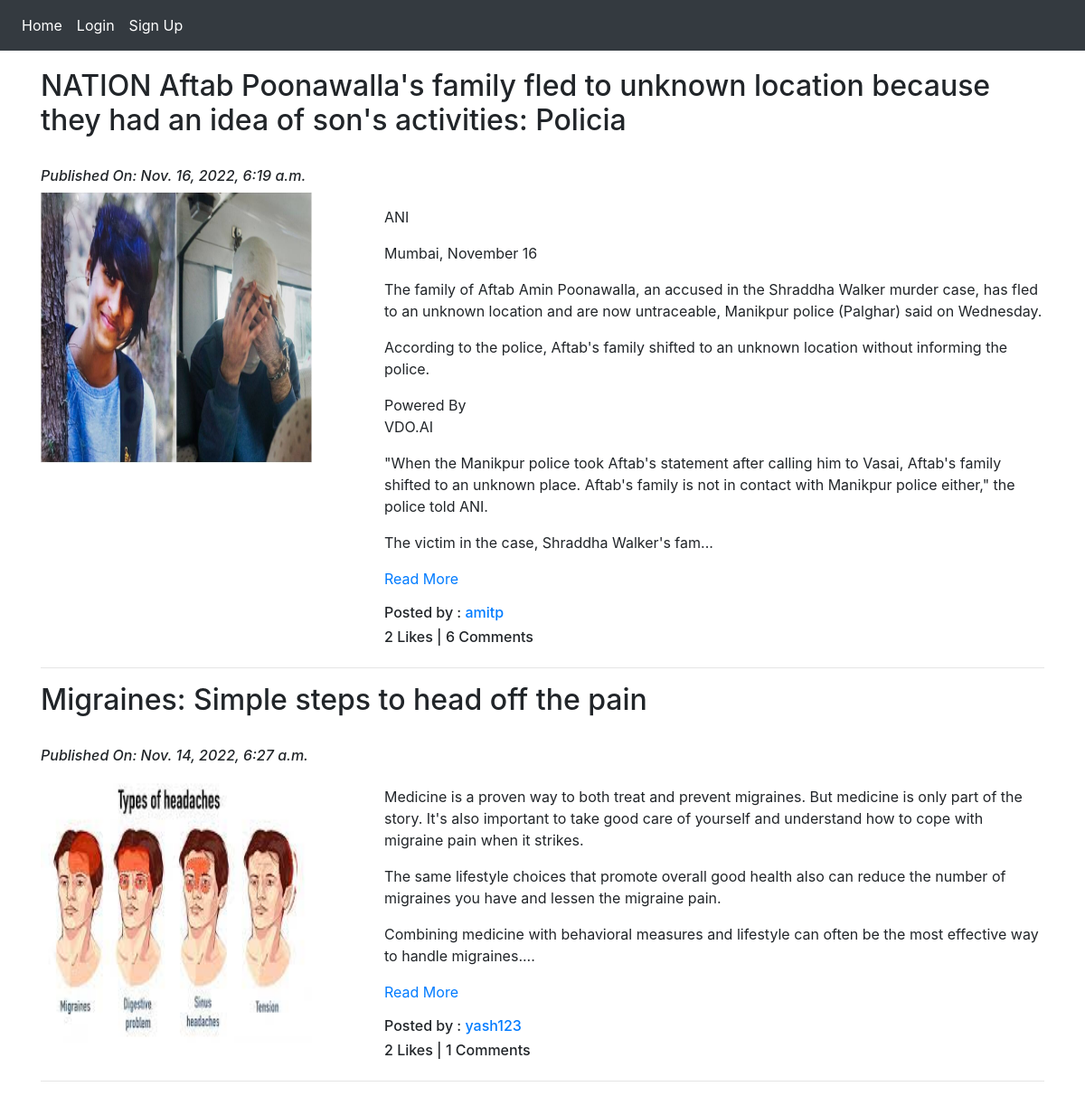
Screenshot of /blog/ with the database file from the repository.
### App_Blog/models.py (models this page shows, shortened)
class Blog(models.Model):
    author=models.ForeignKey(User,on_delete=models.CASCADE,related_name='post_author')
    blog_title=models.CharField(max_length=264,verbose_name="Title")
    slug=models.SlugField(max_length=264,unique=True)
    blog_content=models.TextField(verbose_name="What is on Your mind?")
    blog_image=models.ImageField(upload_to='blog_images')
    publish_date=models.DateTimeField(auto_now_add=True)
    update_date=models.DateTimeField(auto_now=True)
    class Meta:
        ordering=['-publish_date']

### App_Blog/views.py (the view)
# urls.py: path('',views.BlogList.as_view(),name='blog_list'),
class BlogList(ListView):
    model=Blog
    template_name  = "App_Blog/blog_list.html"
    context_object_name ='blogs'
    queryset= Blog.objects.order_by('-publish_date')

### App_Blog/templatetags/custom_filter.py (called while the page is built)
def range_filter(value):
    return value[0:600] + "..."

### templates/App_Blog/blog_list.html (shortened to what this page needs)
{% extends 'base.html' %}
{% load custom_filter %}
{% block body_block %}
{% for blog in blogs %}
<h2> {{ blog.blog_title }} </h2>
<br>
<i>
  <h6>Published On: {{ blog.publish_date }}</h6>
</i>
<div class="row">
  <div class="col-sm-4">
    <img src="/media/{{ blog.blog_image }}" alt="{{ blog.blog_title }}"
      style="height:300px;width: 300px; position: relative;" title="{{ blog.blog_title }}">
  </div>
  <div class="col-sm-8">
    <p>{{ blog.blog_content|range_filter|linebreaks }}
      {% if user.is_authenticated %}
      <a href="{% url 'App_Blog:blog_details' slug=blog.slug %}">Read More</a>
      {% else %}
      <a href="{% url 'App_Login:signup'  %}">Read More</a>
      {% endif %}
    </p>
    <h6>Posted by : <a href="#">{{ blog.author }}</a> </h6>
    <h6>{{ blog.liked_blog.count }} Likes | {{ blog.blog_comment.count }} Comments</h6>
  </div>
</div>
<hr>
{% endfor %}
{% endblock %}

### templates/base.html (shortened to what this page needs)
<!doctype html>
<html lang="en">
<head>
    <link rel="stylesheet" href="https://maxcdn.bootstrapcdn.com/font-awesome/4.7.0/css/font-awesome.min.css">
    <link rel="stylesheet" href="https://cdn.jsdelivr.net/npm/bootstrap@4.3.1/dist/css/bootstrap.min.css"
>
</head>
<body>
    <nav class="navbar navbar-expand-sm bg-dark navbar-dark">
        <ul class="navbar-nav">
            <li class="nav-item active">
                <a class="nav-link" href="{% url 'index' %}">Home</a>
            </li>
            {% if user.is_authenticated %}
            <li class="nav-item active">
                <a class="nav-link" href="{% url 'App_Blog:create_blog' %}">Write Blog</a>
            </li>
            <li class="nav-item active">
                <a class="nav-link" href="{% url 'App_Login:logout' %}">Logout</a>
            </li>
            <li class="nav-item active">
                <a class="nav-link" href="{% url 'App_Login:profile' %}">Profile</a>
            </li>
            {% else %}
            <li class="nav-item active">
                <a class="nav-link" href="{% url 'App_Login:signin' %}">Login</a>
            </li>
            <li class="nav-item active">
                <a class="nav-link" href="{% url 'App_Login:signup' %}">Sign Up</a>
            </li>
            {% endif %}
        </ul>
    </nav>
    <div class="container " style="padding-top:20px">
        {% block body_block %}
        {% endblock %}
    </div>
</body>
</html>

### rows the page displays
Blog: blog_title "NATION Aftab Poonawalla's family fled to unknown location because they had an idea of son's activities: Policia", publish_date "Nov. 16, 2022, 6:19 a.m.", blog_image (picture), blog_content|range_filter "ANI Mumbai, November 16 The family of Aftab Amin Poonawalla, an accused in the Shraddha Walker murder case, has fled to an unknown location and are now untraceable, Manikpur police (Palghar) said on Wednesday. According to the police, Aftab's family shifted to an unknown location without informing the police. Powered By VDO.AI \"When the Manikpur police took Aftab's statement after calling him to Vasai, Aftab's family shifted to an unknown place. Aftab's family is not in contact with Manikpur police either,\" the police told ANI. The victim in the case, Shraddha Walker's fam...", author "amitp", liked_blog.count "2", blog_comment.count "6"
Blog: blog_title "Migraines: Simple steps to head off the pain", publish_date "Nov. 14, 2022, 6:27 a.m.", blog_image (picture), blog_content|range_filter "Medicine is a proven way to both treat and prevent migraines. But medicine is only part of the story. It's also important to take good care of yourself and understand how to cope with migraine pain when it strikes. The same lifestyle choices that promote overall good health also can reduce the number of migraines you have and lessen the migraine pain. Combining medicine with behavioral measures and lifestyle can often be the most effective way to handle migraines....", author "yash123", liked_blog.count "2", blog_comment.count "1"
